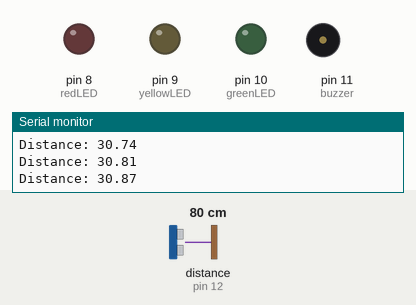
This sketch was run on a simulated Arduino Uno, built with avr-gcc and run on an emulated ATmega328P. Parts: output pins drawn as LEDs (lit = HIGH), buzzer (waves = sounding, pin HIGH), the last lines printed to the serial monitor. Wiring (inferred from the names in the program): ultrasonic range finder: trigger pin 13; echo pin 12. The test bench sets the inputs (shaded band); at power-on: distance to the obstacle (sensor on pin 12) 80 cm. The echo pulse lasts 58.3 µs per cm; pins used as bus, display or sensor lines are not drawn.

Above: at 1.2 s.
1.3 s: distance to the obstacle (sensor on pin 12) set to 2 cm
At 2.2 s:
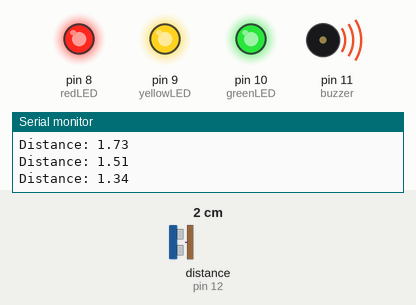
3.8 s: distance to the obstacle (sensor on pin 12) set to 60 cm
At 3.96 s:
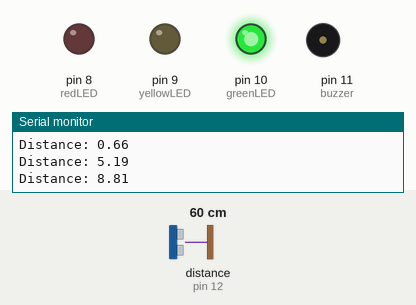
5.5 s: distance to the obstacle (sensor on pin 12) set to 34 cm
8.2 s: distance to the obstacle (sensor on pin 12) set to 28 cm
At 9.1 s:
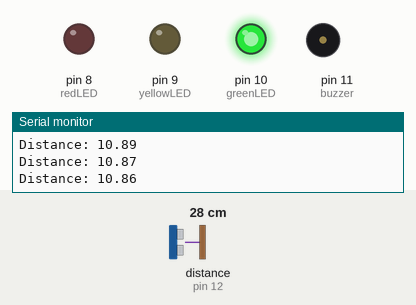
9.9 s: distance to the obstacle (sensor on pin 12) set to 23 cm
11.7 s: distance to the obstacle (sensor on pin 12) set to 18 cm
At 12.3 s:
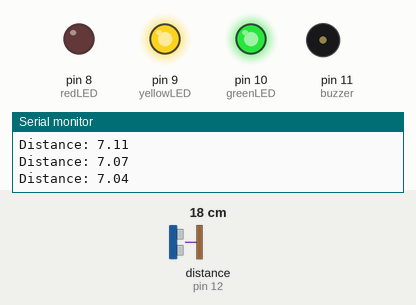
Timing chart, 0 to 14.7 s (numbered marks = the images above; inputs shaded):
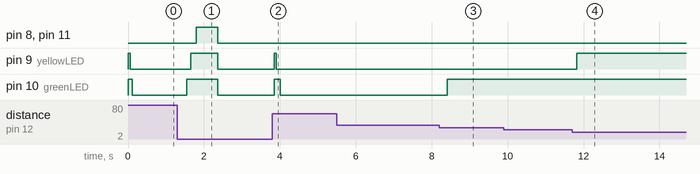

The sketch:

Arduinocode.ino
```cpp
const int trigPin = 13;
const int echoPin = 12;

const int buzzer = 11;

const int greenLED = 10;
const int yellowLED  = 9;
const int redLED = 8;

long duration;
double distance;
double smoothedDistance = 0;
const int numSamples = 5;

double maxDistanceInches = 12;
void setup() {
  pinMode(trigPin, OUTPUT); // Sets the trigPin as an Output
  pinMode(echoPin, INPUT); // Sets the echoPin as an Input
  pinMode(buzzer, OUTPUT);
  pinMode(greenLED, OUTPUT);
  pinMode(yellowLED, OUTPUT);
  pinMode(redLED, OUTPUT);
  digitalWrite(buzzer, LOW); // Set all outputs low
  digitalWrite(greenLED, LOW);
  digitalWrite(yellowLED, LOW);
  digitalWrite(redLED, LOW);
  Serial.begin(9600); // Starts the serial communication
}

void loop() {
  // Clears the trigPin
  digitalWrite(trigPin, LOW);
  delayMicroseconds(2);

  // Sets the trigPin on HIGH state for 10 microseconds
  digitalWrite(trigPin, HIGH);
  delayMicroseconds(10);
  digitalWrite(trigPin, LOW);

  // Reads the echoPin, returns the sound wave travel time in microseconds
  duration = pulseIn(echoPin, HIGH);

  // Calculating the distance in cm
  distance = duration * 0.034 / 2;

  // Convert cm to inches
  distance = distance / 2.54;

  // Smoothing
  smoothedDistance = (smoothedDistance * (numSamples - 1) + distance) / numSamples;

  // Light up lights depending on distance
  if (smoothedDistance < maxDistanceInches && smoothedDistance > 1) {
    digitalWrite(greenLED, HIGH);
  } else {
    digitalWrite(greenLED, LOW);
  }

  if (smoothedDistance < (maxDistanceInches * 0.66) && smoothedDistance > 1) {
    digitalWrite(yellowLED, HIGH);
  } else {
    digitalWrite(yellowLED, LOW);
  }

  if (smoothedDistance < (maxDistanceInches * 0.33) && smoothedDistance > 1) {
    digitalWrite(redLED, HIGH);
    digitalWrite(buzzer, HIGH); // If too close to sensor, sound the alarm!!
  } else {
    digitalWrite(redLED, LOW);
    digitalWrite(buzzer, LOW); // If not close, turn off alarm
  }

  // Prints the distance on the Serial Monitor
  Serial.print("Distance: ");
  Serial.println(smoothedDistance);

  delay(50); // Small delay to stabilize the loop
}
```

Measured:
- the behaviour switches between 21 and 20 cm on distance to the obstacle (sensor on pin 12) (found by bisection; images 3 and 4)
- after the input at 1.3 s, pin 8 (redLED), pin 11 (buzzer): LOW → HIGH after 0.50 s, → LOW 0.56 s later; pin 9 (yellowLED): LOW → HIGH after 0.35 s, → LOW 0.72 s later; pin 10 (greenLED): LOW → HIGH after 0.24 s, → LOW 0.82 s later
- after the input at 3.8 s, pin 9 (yellowLED): LOW → HIGH after 0.05 s, → LOW 0.05 s later; pin 10 (greenLED): LOW → HIGH after 0.05 s, → LOW 0.16 s later
- after the input at 8.2 s, pin 10 (greenLED): LOW → HIGH after 0.21 s
- after the input at 11.7 s, pin 9 (yellowLED): LOW → HIGH after 0.12 s
